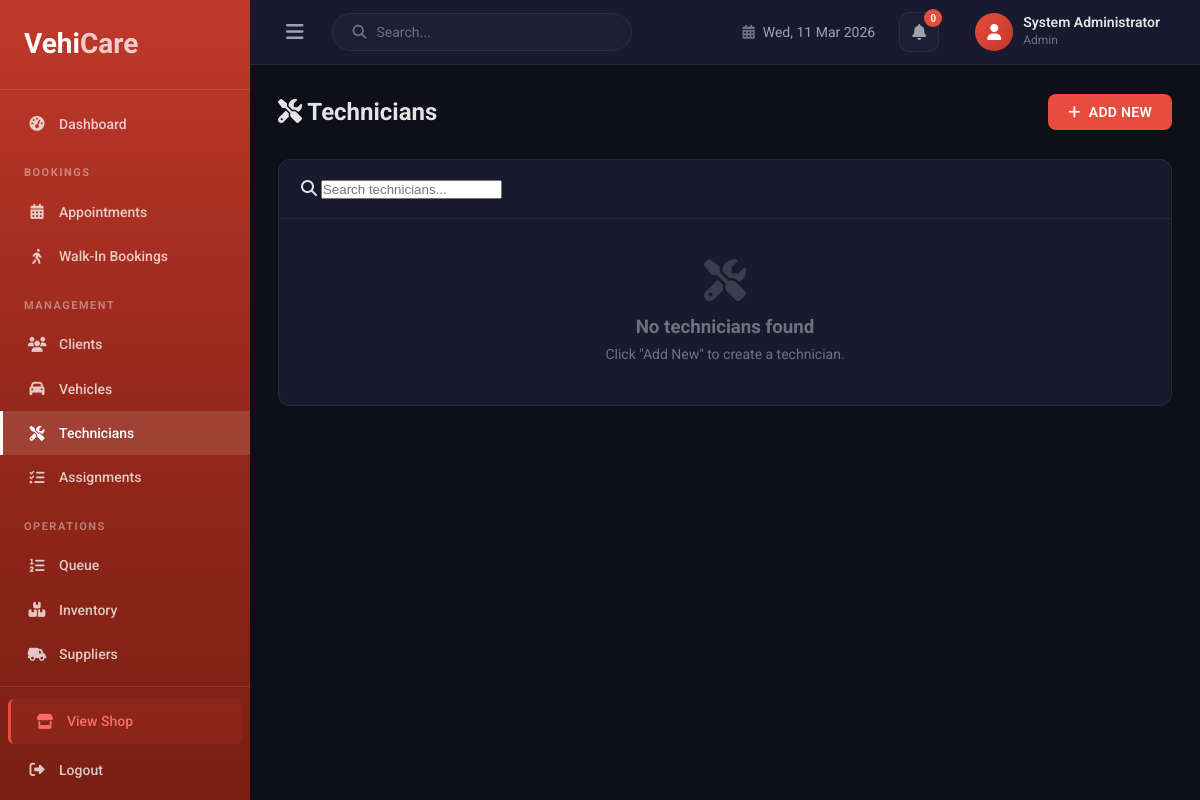
Page /admins/technicians.php (signed in) on the earlier database version.
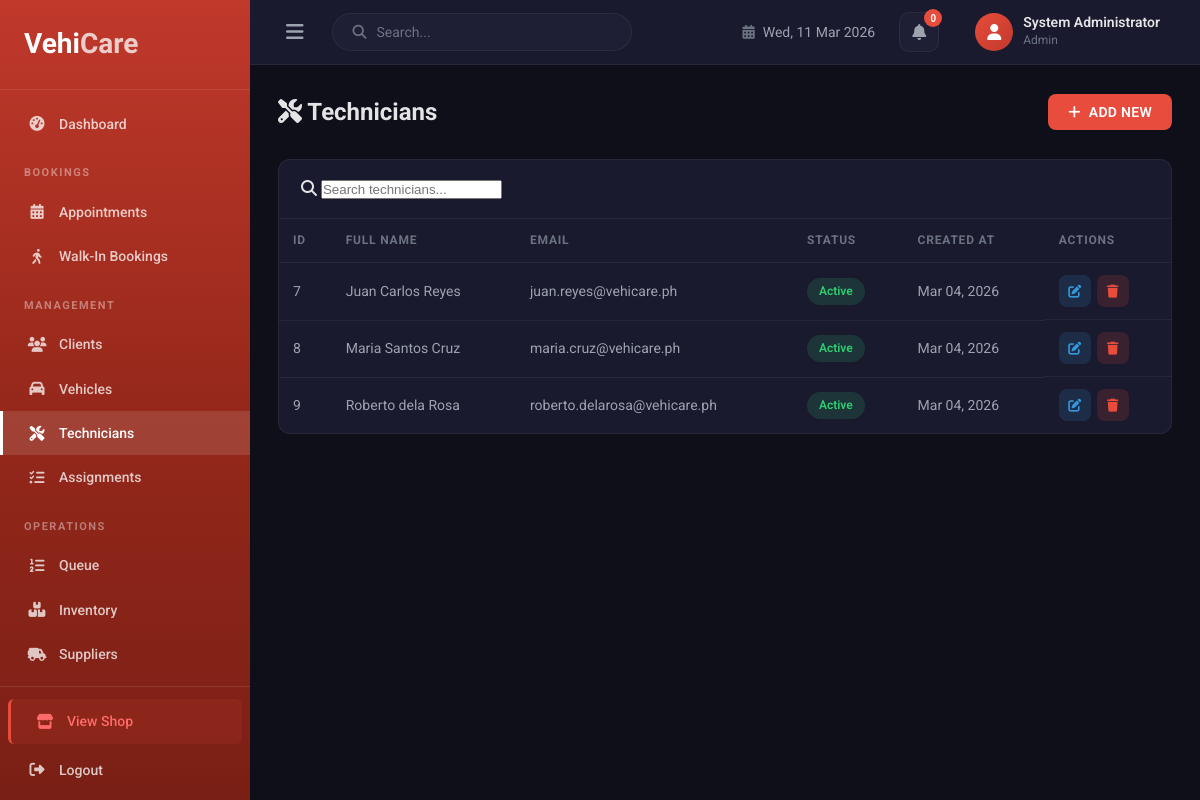
Same page on the later database version.
### tables this page shows
CREATE TABLE `users` (
  `user_id` int(11) NOT NULL,
  `full_name` varchar(150) NOT NULL,
  `email` varchar(150) NOT NULL,
  `password_hash` varchar(255) NOT NULL,
  `role` enum('admin','staff','technician','customer') NOT NULL,
  `status` enum('active','inactive') DEFAULT 'active',
  `created_at` timestamp NOT NULL DEFAULT current_timestamp()
);

### admins/technicians.php (the view, shortened to what this page needs)
<?php
require_once __DIR__ . '/../includes/db.php';
$technicians = $pdo->query("SELECT * FROM users WHERE role = 'technician' ORDER BY created_at DESC")->fetchAll();
?>
<!DOCTYPE html>
<html lang="en">
<head>
    <link rel="stylesheet" href="../includes/style/admin.css">
    <link rel="stylesheet" href="https://cdnjs.cloudflare.com/ajax/libs/font-awesome/6.5.1/css/all.min.css">
</head>
<body class="admin-body">
<div class="admin-layout">
    <?php include __DIR__ . '/includes/sidebar.php'; ?>
    <main class="admin-main">
        <?php include __DIR__ . '/includes/topbar.php'; ?>
        <div class="admin-content">
            <div class="page-header">
                <h2><i class="fas fa-tools"></i> Technicians</h2>
                <button class="btn btn-primary" onclick="openModal('addModal')"><i class="fas fa-plus"></i> Add New</button>
            </div>
            <div class="admin-card">
                <div class="table-toolbar">
                    <div class="search-box"><i class="fas fa-search"></i>
                        <input type="text" id="searchInput" placeholder="Search technicians..." onkeyup="searchTable()">
                    </div>
                </div>
                <?php if (count($technicians) > 0): ?>
                <div class="table-responsive">
                    <table class="admin-table" id="techniciansTable">
                        <thead><tr><th>ID</th><th>Full Name</th><th>Email</th><th>Status</th><th>Created At</th><th>Actions</th></tr></thead>
                        <tbody>
                        <?php foreach ($technicians as $row): ?>
                        <tr>
                            <td><?= $row['user_id'] ?></td>
                            <td><?= htmlspecialchars($row['full_name']) ?></td>
                            <td><?= htmlspecialchars($row['email']) ?></td>
                            <td><span class="badge badge-<?= $row['status'] === 'active' ? 'active' : 'inactive' ?>"><?= ucfirst($row['status']) ?></span></td>
                            <td><?= date('M d, Y', strtotime($row['created_at'])) ?></td>
                            <td class="action-btns">
                                <button class="btn-icon btn-edit" onclick="editTech(<?= $row['user_id'] ?>, '<?= htmlspecialchars(addslashes($row['full_name']), ENT_QUOTES) ?>', '<?= htmlspecialchars(addslashes($row['email']), ENT_QUOTES) ?>', '<?= $row['status'] ?>')"><i class="fas fa-edit"></i></button>
                                <form method="POST" style="display:inline" onsubmit="return confirm('Delete this technician?')">
                                    <button type="submit" class="btn-icon btn-delete"><i class="fas fa-trash"></i></button>
                                </form>
                            </td>
                        </tr>
                        <?php endforeach; ?>
                        </tbody>
                    </table>
                </div>
                <?php else: ?>
                <div class="empty-state"><i class="fas fa-tools"></i><h3>No technicians found</h3><p>Click "Add New" to create a technician.</p></div>
                <?php endif; ?>
            </div>
        </div>
    </main>
</div>
</body>
</html>

Differences in the rows shown:
added users: user_id "7", full_name "Juan Carlos Reyes", email "juan.reyes@vehicare.ph", status "Active", created_at "Mar 04, 2026"
added users: user_id "8", full_name "Maria Santos Cruz", email "maria.cruz@vehicare.ph", status "Active", created_at "Mar 04, 2026"
added users: user_id "9", full_name "Roberto dela Rosa", email "roberto.delarosa@vehicare.ph", status "Active", created_at "Mar 04, 2026"
Other differences:
text no longer shown: "No technicians found Click \"Add New\" to create a technician."
text now shown: "ID FULL NAME EMAIL STATUS CREATED AT ACTIONS"
